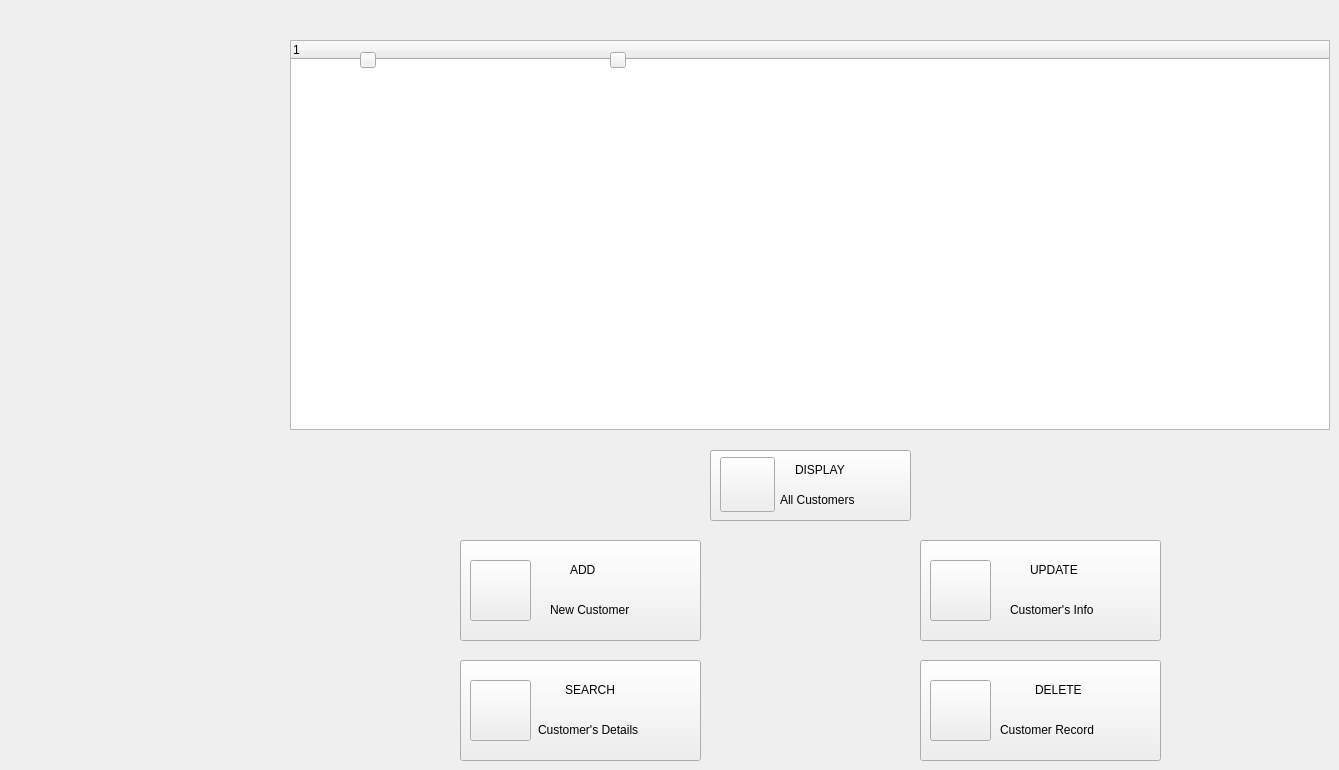
    <widget class="QWidget" name="manageCustomer">
     <widget class="QPushButton" name="updateCustomer">
      <property name="geometry">
       <rect>
        <x>920</x>
        <y>540</y>
        <width>241</width>
        <height>101</height>
       </rect>
      </property>
      <property name="styleSheet">
       <string notr="true"/>
      </property>
      <property name="text">
       <string/>
      </property>
     </widget>
     <widget class="QPushButton" name="searchCustomer">
      <property name="geometry">
       <rect>
        <x>460</x>
        <y>660</y>
        <width>241</width>
        <height>101</height>
       </rect>
      </property>
      <property name="styleSheet">
       <string notr="true"/>
      </property>
      <property name="text">
       <string/>
      </property>
     </widget>
     <widget class="QPushButton" name="updateCustomerIcon">
      <property name="geometry">
       <rect>
        <x>930</x>
        <y>560</y>
        <width>61</width>
        <height>61</height>
       </rect>
      </property>
      <property name="text">
       <string/>
      </property>
      <property name="icon">
       <iconset>
        <normalon>:/update.png</normalon>
       </iconset>
      </property>
      <property name="iconSize">
       <size>
        <width>60</width>
        <height>60</height>
       </size>
      </property>
     </widget>
     <widget class="QLabel" name="update1">
      <property name="geometry">
       <rect>
        <x>1010</x>
        <y>600</y>
        <width>141</width>
        <height>20</height>
       </rect>
      </property>
      <property name="text">
       <string>Customer's Info</string>
      </property>
     </widget>
     <widget class="QLabel" name="search">
      <property name="geometry">
       <rect>
        <x>565</x>
        <y>680</y>
        <width>101</width>
        <height>20</height>
       </rect>
      </property>
      <property name="text">
       <string>SEARCH</string>
      </property>
     </widget>
     <widget class="QLabel" name="update">
      <property name="geometry">
       <rect>
        <x>1030</x>
        <y>560</y>
        <width>91</width>
        <height>20</height>
       </rect>
      </property>
      <property name="text">
       <string>UPDATE</string>
      </property>
     </widget>
     <widget class="QPushButton" name="displayCustomers">
      <property name="geometry">
       <rect>
        <x>710</x>
        <y>450</y>
        <width>201</width>
        <height>71</height>
       </rect>
      </property>
      <property name="styleSheet">
       <string notr="true"/>
      </property>
      <property name="text">
       <string/>
      </property>
     </widget>
     <widget class="QPushButton" name="displayCustomerIcon">
      <property name="geometry">
       <rect>
        <x>720</x>
        <y>457</y>
        <width>55</width>
        <height>55</height>
       </rect>
      </property>
      <property name="toolTip">
       <string>&lt;html&gt;&lt;head/&gt;&lt;body&gt;&lt;p&gt;add&lt;/p&gt;&lt;/body&gt;&lt;/html&gt;</string>
      </property>
      <property name="text">
       <string/>
      </property>
      <property name="icon">
       <iconset>
        <normalon>:/display.png</normalon>
       </iconset>
      </property>
      <property name="iconSize">
       <size>
        <width>60</width>
        <height>60</height>
       </size>
      </property>
     </widget>
     <widget class="QTreeWidget" name="treeWidget">
      <property name="geometry">
       <rect>
        <x>290</x>
        <y>40</y>
        <width>1040</width>
        <height>390</height>
       </rect>
      </property>
      <column>
       <property name="text">
        <string notr="true">1</string>
       </property>
      </column>
     </widget>
     <widget class="QPushButton" name="deleteCustomer">
      <property name="geometry">
       <rect>
        <x>920</x>
        <y>660</y>
        <width>241</width>
        <height>101</height>
       </rect>
      </property>
      <property name="styleSheet">
       <string notr="true"/>
      </property>
      <property name="text">
       <string/>
      </property>
     </widget>
     <widget class="QLabel" name="display">
      <property name="geometry">
       <rect>
        <x>795</x>
        <y>460</y>
        <width>101</width>
        <height>20</height>
       </rect>
      </property>
      <property name="text">
       <string>DISPLAY</string>
      </property>
     </widget>
     <widget class="QLabel" name="search1">
      <property name="geometry">
       <rect>
        <x>538</x>
        <y>720</y>
        <width>161</width>
        <height>20</height>
       </rect>
      </property>
      <property name="text">
       <string>Customer's Details</string>
      </property>
     </widget>
     <widget class="QPushButton" name="addCustomer">
      <property name="geometry">
       <rect>
        <x>460</x>
        <y>540</y>
        <width>241</width>
        <height>101</height>
       </rect>
      </property>
      <property name="styleSheet">
       <string notr="true"/>
      </property>
      <property name="text">
       <string/>
      </property>
     </widget>
     <widget class="QLabel" name="Delete">
      <property name="geometry">
       <rect>
        <x>1035</x>
        <y>680</y>
        <width>81</width>
        <height>20</height>
       </rect>
      </property>
      <property name="text">
       <string>DELETE</string>
      </property>
     </widget>
     <widget class="QLabel" name="delete1">
      <property name="geometry">
       <rect>
        <x>1000</x>
        <y>720</y>
        <width>161</width>
        <height>20</height>
       </rect>
      </property>
      <property name="text">
       <string>Customer Record</string>
      </property>
     </widget>
     <widget class="QLabel" name="display1">
      <property name="geometry">
       <rect>
        <x>780</x>
        <y>490</y>
        <width>121</width>
        <height>20</height>
       </rect>
      </property>
      <property name="text">
       <string>All Customers</string>
      </property>
     </widget>
     <widget class="QLabel" name="add1">
      <property name="geometry">
       <rect>
        <x>550</x>
        <y>600</y>
        <width>141</width>
        <height>20</height>
       </rect>
      </property>
      <property name="text">
       <string>New Customer</string>
      </property>
     </widget>
     <widget class="QLabel" name="add">
      <property name="geometry">
       <rect>
        <x>570</x>
        <y>560</y>
        <width>91</width>
        <height>20</height>
       </rect>
      </property>
      <property name="text">
       <string>ADD</string>
      </property>
     </widget>
     <widget class="QPushButton" name="addCustomerIcon">
      <property name="geometry">
       <rect>
        <x>470</x>
        <y>560</y>
        <width>61</width>
        <height>61</height>
       </rect>
      </property>
      <property name="text">
       <string/>
      </property>
      <property name="icon">
       <iconset>
        <normalon>:/add.png</normalon>
       </iconset>
      </property>
      <property name="iconSize">
       <size>
        <width>60</width>
        <height>60</height>
       </size>
      </property>
     </widget>
     <widget class="QPushButton" name="searchCustomerIcon">
      <property name="geometry">
       <rect>
        <x>470</x>
        <y>680</y>
        <width>61</width>
        <height>61</height>
       </rect>
      </property>
      <property name="text">
       <string/>
      </property>
      <property name="icon">
       <iconset>
        <normalon>:/search.png</normalon>
       </iconset>
      </property>
      <property name="iconSize">
       <size>
        <width>60</width>
        <height>60</height>
       </size>
      </property>
     </widget>
     <widget class="QPushButton" name="deleteCustomerIcon">
      <property name="geometry">
       <rect>
        <x>930</x>
        <y>680</y>
        <width>61</width>
        <height>61</height>
       </rect>
      </property>
      <property name="text">
       <string/>
      </property>
      <property name="icon">
       <iconset resource="pics.qrc">
        <normaloff>:/delete.png</normaloff>:/delete.png</iconset>
      </property>
      <property name="iconSize">
       <size>
        <width>60</width>
        <height>60</height>
       </size>
      </property>
     </widget>
     <widget class="QPushButton" name="sortupid">
      <property name="geometry">
       <rect>
        <x>360</x>
        <y>52</y>
        <width>16</width>
        <height>16</height>
       </rect>
      </property>
      <property name="text">
       <string/>
      </property>
      <property name="icon">
       <iconset resource="pics.qrc">
        <normaloff>:/sortuparrow.png</normaloff>:/sortuparrow.png</iconset>
      </property>
      <property name="checkable">
       <bool>false</bool>
      </property>
     </widget>
     <widget class="QPushButton" name="sortupname">
      <property name="geometry">
       <rect>
        <x>610</x>
        <y>52</y>
        <width>16</width>
        <height>16</height>
       </rect>
      </property>
      <property name="text">
       <string/>
      </property>
      <property name="icon">
       <iconset resource="pics.qrc">
        <normaloff>:/sortuparrow.png</normaloff>:/sortuparrow.png</iconset>
      </property>
      <property name="checkable">
       <bool>false</bool>
      </property>
     </widget>
    </widget>
